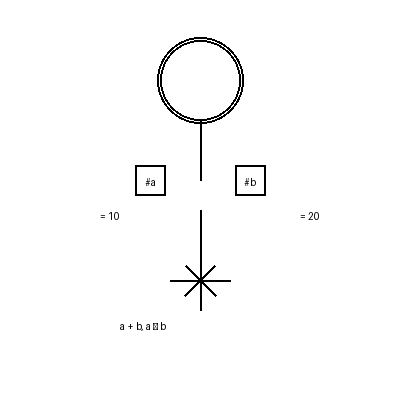
#> input picture examples/images/calculator.png, 400 x 400 px
$ python -i image_recognition.py   (imports and definitions only)
#> lines starting #> are read from the running program, lines starting #| are printed output that depends on the picture; after the words box and inside, x2 and y2 are one past the last pixel; in counts of white or black regions, pixels touching at a corner belong together
"""Image recognition module for Grimoire - Detects symbols from magic circle images"""

import cv2
import numpy as np
from typing import List, Tuple, Dict, Optional, Any
from dataclasses import dataclass
from enum import Enum
import math
from .advanced_recognition import AdvancedPatternDetector, PatternInfo


class SymbolType(Enum):
    """Types of symbols that can be detected"""
    # Structure elements
    OUTER_CIRCLE = "outer_circle"
    CIRCLE = "circle"
    DOUBLE_CIRCLE = "double_circle"
    SQUARE = "square"
    TRIANGLE = "triangle"
    PENTAGON = "pentagon"
    HEXAGON = "hexagon"
    STAR = "star"
    SIX_POINTED_STAR = "six_pointed_star"  # 六芒星（ダビデの星）
    EIGHT_POINTED_STAR = "eight_pointed_star"  # 八芒星

    # Operators
    CONVERGENCE = "convergence"  # ⟐ (加算)
    DIVERGENCE = "divergence"    # ⟑ (減算)
    AMPLIFICATION = "amplification"  # ✦ (乗算)
    DISTRIBUTION = "distribution"    # ⟠ (除算)
    TRANSFER = "transfer"        # ⟷ (代入)
    SEAL = "seal"                # ⊗ (定数)
    CIRCULATION = "circulation"  # ⟳ (ループ)

    # Comparison operators
    EQUAL = "equal"              # ⟨⟩
    NOT_EQUAL = "not_equal"      # ⟨≠⟩
    LESS_THAN = "less_than"      # ⟨<⟩
    GREATER_THAN = "greater_than" # ⟨>⟩
    LESS_EQUAL = "less_equal"    # ⟨≤⟩
    GREATER_EQUAL = "greater_equal" # ⟨≥⟩

    # Logical operators
    LOGICAL_AND = "logical_and"  # ⊕
    LOGICAL_OR = "logical_or"    # ⊖
    LOGICAL_NOT = "logical_not"  # ⊗
    LOGICAL_XOR = "logical_xor"  # ⊙

    # Data types (patterns inside shapes)
    DOT = "dot"
    DOUBLE_DOT = "double_dot"
    LINES = "lines"
    HALF_CIRCLE = "half_circle"

    # Special symbols
    CONNECTION = "connection"
    ARROW = "arrow"
    LOOP_BACK = "loop_back"


@dataclass
class Symbol:
    """Represents a detected symbol"""
    type: SymbolType
    position: Tuple[int, int]  # (x, y)
    size: float
    confidence: float
    properties: Dict[str, Any]  # Additional properties like pattern, connections


@dataclass
class Connection:
    """Represents a connection between symbols"""
    from_symbol: Symbol
    to_symbol: Symbol
    connection_type: str  # "solid", "dashed", "curved", "double", "wavy", "loop"
    properties: Dict[str, Any] = None  # Additional properties like thickness, color

    def __post_init__(self):
        if self.properties is None:
            self.properties = {}


class MagicCircleDetector:
    """Detects and analyzes magic circles from images"""

    def __init__(self):
        self.min_contour_area = 100
        self.circle_threshold = 0.80  # Threshold for circle detection
        self.symbols: List[Symbol] = []
        self.connections: List[Connection] = []
        self.pattern_detector = AdvancedPatternDetector()

    def detect_symbols(self, image_path: str) -> Tuple[List[Symbol], List[Connection]]:
        """Main detection function"""
#> called with image_path = '../../examples/images/calculator.png'
        # Load image
        img = cv2.imread(image_path)
#> img is the input picture: shape (400, 400, 3); min 0, max 255, mean 251.4
        if img is None:
            raise ValueError(f"Cannot load image: {image_path}")

        # Preprocess
        gray = cv2.cvtColor(img, cv2.COLOR_BGR2GRAY)
        binary = self._preprocess_image(gray)

        # Detect outer circle first (required)
        outer_circle = self._detect_outer_circle(binary)
        if outer_circle is None:
            raise ValueError("No outer circle detected. All Grimoire programs must be enclosed in a magic circle.")

        self.symbols = [outer_circle]

        # Detect other symbols within the outer circle
        self._detect_circles(binary, outer_circle)
        self._detect_polygons(binary, outer_circle)
        self._detect_stars(binary, outer_circle)
        self._detect_six_pointed_stars(binary, outer_circle)
        self._detect_eight_pointed_stars(binary, outer_circle)
        self._detect_operators(binary, outer_circle)
        self._detect_comparison_operators(binary, outer_circle)
        self._detect_logical_operators(binary, outer_circle)
        self._detect_connections(binary)

        return self.symbols, self.connections

    def _preprocess_image(self, gray: np.ndarray) -> np.ndarray:
        """Preprocess image for better detection"""
        # Apply Gaussian blur to reduce noise
        blurred = cv2.GaussianBlur(gray, (5, 5), 0)
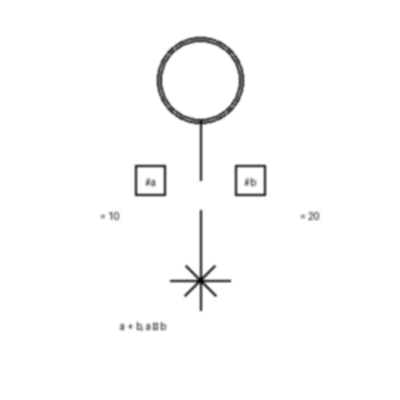
#> blurred: shape (400, 400); min 0, max 255, mean 251.4

        # Apply adaptive threshold
        binary = cv2.adaptiveThreshold(
            blurred, 255, cv2.ADAPTIVE_THRESH_GAUSSIAN_C,
            cv2.THRESH_BINARY_INV, 11, 2
        )
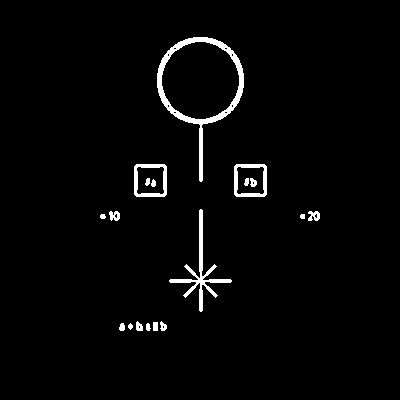
#> binary: shape (400, 400); 2.5% white; 18 white regions, largest, box (x1, y1, x2, y2) and area: (157, 37, 244, 182) 1648, (169, 209, 232, 312) 835, (134, 164, 167, 197) 428

        # Morphological operations to clean up
        kernel = np.ones((3, 3), np.uint8)
        binary = cv2.morphologyEx(binary, cv2.MORPH_CLOSE, kernel)
#> binary: shape (400, 400); 2.5% white; 14 white regions, largest, box (x1, y1, x2, y2) and area: (157, 37, 244, 182) 1664, (169, 209, 232, 312) 855, (134, 164, 167, 197) 428
        binary = cv2.morphologyEx(binary, cv2.MORPH_OPEN, kernel)
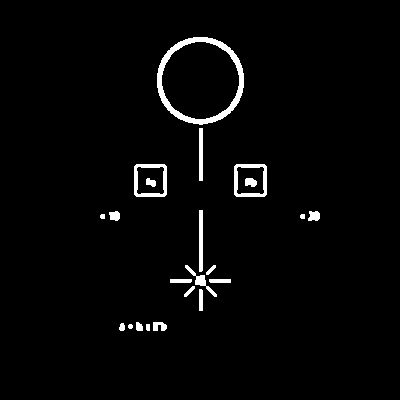
#> binary: shape (400, 400); 2.5% white; 22 white regions

        return binary

    def _detect_outer_circle(self, binary: np.ndarray) -> Optional[Symbol]:
        """Detect the outer circle (magic circle boundary)"""
        # Find contours
        contours, _ = cv2.findContours(binary, cv2.RETR_EXTERNAL, cv2.CHAIN_APPROX_SIMPLE)
#> contours = 20 contours, 4 with area under 20; largest, box (x1, y1, x2, y2) and area: (157, 37, 244, 125) 5914, (234, 164, 267, 197) 1016, (134, 164, 167, 197) 1016, (199, 210, 203, 272) 182, (199, 128, 203, 181) 156

        # Find the largest circular contour
        for contour in sorted(contours, key=cv2.contourArea, reverse=True):
            area = cv2.contourArea(contour)
            if area < self.min_contour_area:
                continue

            # Check if it's circular
            perimeter = cv2.arcLength(contour, True)
            circularity = 4 * np.pi * area / (perimeter * perimeter)

            if circularity > self.circle_threshold:
                # Get circle parameters
                (x, y), radius = cv2.minEnclosingCircle(contour)

                # Additional check for aspect ratio to reject ellipses
                rect = cv2.minAreaRect(contour)
                width, height = rect[1]
                if width > 0 and height > 0:
                    aspect_ratio = max(width, height) / min(width, height)
                    if aspect_ratio > 1.2:  # Reject if too elliptical
                        continue

                # Check if it's near the image edges (outer circle)
                h, w = binary.shape
                margin = min(w, h) * 0.2  # Increased margin tolerance
                # Also check if it's the largest circle found
                if radius > min(w, h) * 0.3:  # At least 30% of image size

                    return Symbol(
                        type=SymbolType.OUTER_CIRCLE,
                        position=(int(x), int(y)),
                        size=radius,
                        confidence=circularity,
                        properties={"is_double": self._is_double_circle(binary, x, y, radius)}
                    )
#> this loop made 20 passes
#> (area, perimeter, circularity, x, y, radius, rect, width) on passes 1 to 3: (5914, 290.9, 0.878, 200, 80.06, 43.98, ((200, 80.5), (87, 86), -90), 87), (1016, 123.3, 0.84, 250, 180, 21.26, ((250, 180), (32, 32), -90), 32), (1016, 123.3, 0.84, 150, 180, 21.26, ((150, 180), (32, 32), -90), 32)
#> area on passes 7 to 12: 79.5, 72.5, 70.5, 62.5, 62.5, 62.5

        return None

    # [829 lines left out: functions _is_double_circle, _detect_circles, _detect_polygons, _detect_stars, _detect_six_pointed_stars, _detect_eight_pointed_stars and 27 more, not called in this run]

#> (the run stopped early here; a loop or call above may not have finished)

$ run again, on examples/images/fibonacci.png
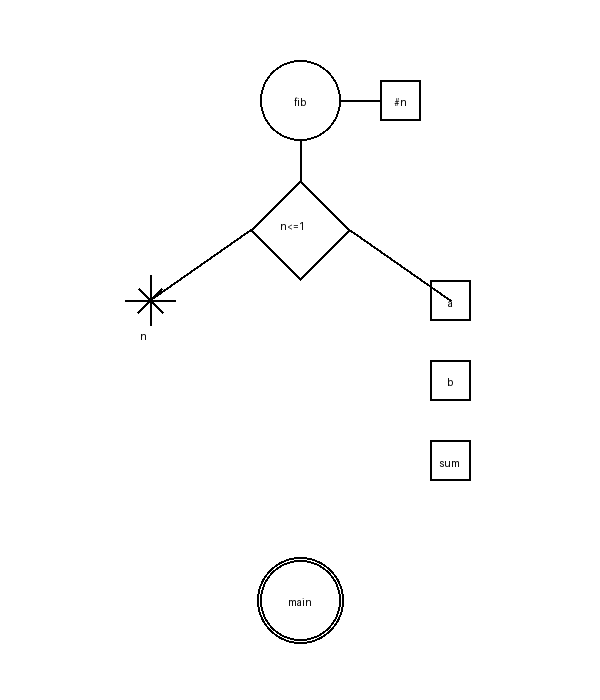
#> input picture examples/images/fibonacci.png, 600 x 700 px
#> in detect_symbols, img is the input picture: shape (700, 600, 3); min 0, max 255, mean 252.3
#> in _preprocess_image, `binary = cv2.adaptiveThreshold( blurred, 255, cv2.ADAPTIVE_THRESH_GAUS..`:
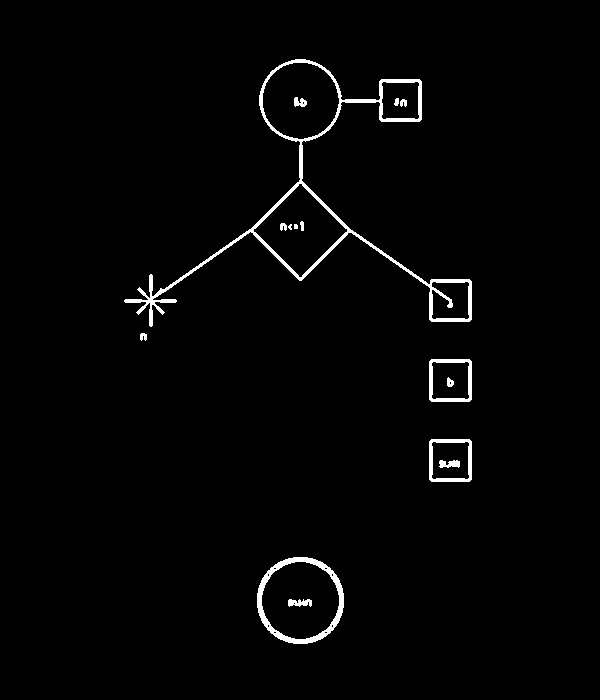
#> binary: shape (700, 600); 1.8% white; 15 white regions (2 under 20 px), largest, box (x1, y1, x2, y2) and area: (124, 59, 472, 327) 4449, (257, 557, 344, 644) 1424, (429, 359, 472, 402) 588
#> in _preprocess_image, `binary = cv2.morphologyEx(binary, cv2.MORPH_OPEN, kernel)`:
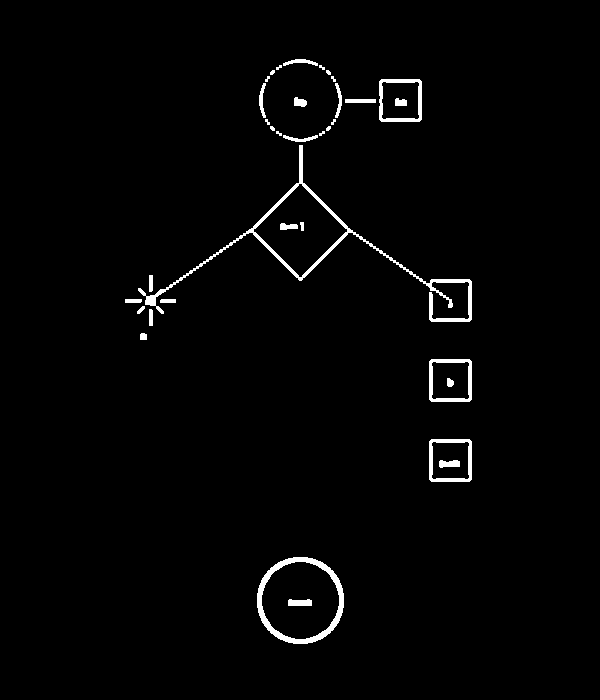
#> binary: shape (700, 600); 1.8% white; 35 white regions (12 under 20 px)
#> contours = 29 contours, 12 with area under 20; largest, box (x1, y1, x2, y2) and area: (138, 145, 472, 322) 6254, (257, 557, 344, 644) 5910, (429, 439, 472, 482) 1756, (429, 359, 472, 402) 1756, (379, 79, 422, 122) 1750
#> the loop in _detect_outer_circle, `for contour in sorted(contours, key=cv2.contourArea, reverse=True):` made 29 passes
#> (area, perimeter, circularity, x, y, radius, rect, width) on passes 2 to 5: (5910, 290.1, 0.882, 300, 600, 43.93, ((300, 600), (86, 86), -90), 86), (1756, 163.3, 0.827, 450, 460, 28.32, ((450, 460), (42, 42), -90), 42), (1756, 163.3, 0.827, 450, 380, 28.32, ((450, 380), (42, 42), -90), 42), (1750, 165, 0.808, 400, 100, 28.32, ((400, 100), (42, 42), -90), 42)

$ run again, on examples/images/loop.png
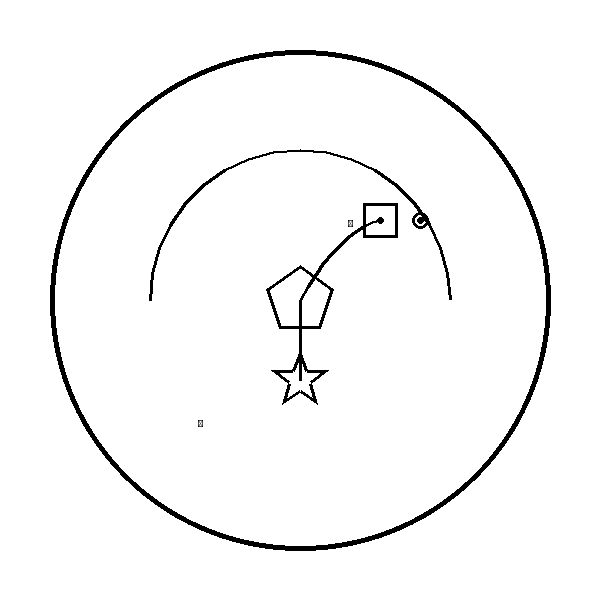
#> input picture examples/images/loop.png, 600 x 600 px
#> in detect_symbols, img is the input picture: shape (600, 600, 3); min 0, max 255, mean 247.1
#> in _preprocess_image, `binary = cv2.adaptiveThreshold( blurred, 255, cv2.ADAPTIVE_THRESH_GAUS..`:
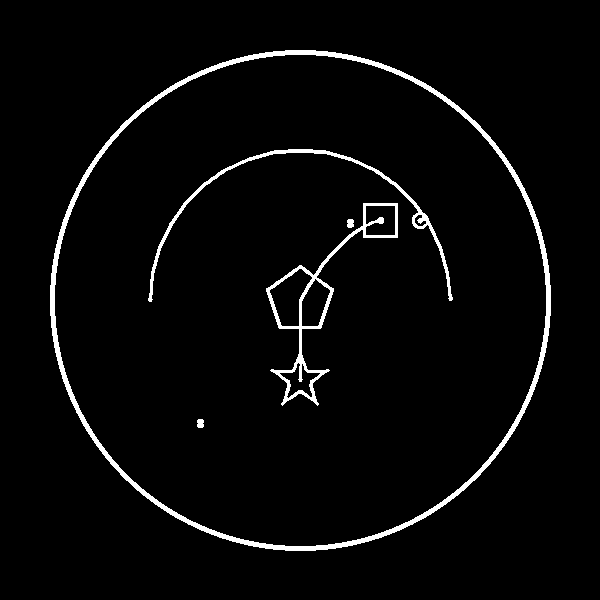
#> binary: shape (600, 600); 3.3% white; 5 white regions, box (x1, y1, x2, y2) and area: (50, 50, 551, 551) 7604, (266, 203, 398, 406) 2303, (148, 149, 453, 302) 1789, (197, 419, 204, 428) 57, (347, 219, 354, 228) 56
#> in _detect_outer_circle, `contours, _ = cv2.findContours(binary, cv2.RETR_EXTERNAL, cv2.CHAIN_AP..`: contours = 1 contour; box (x1, y1, x2, y2) and area: (50, 50, 551, 551) 196336
#> the loop in _detect_outer_circle, `for contour in sorted(contours, key=cv2.contourArea, reverse=True):` made 1 pass
#> (area, perimeter, circularity, x, y, radius, rect, width) on pass 1: (196336, 1657.9, 0.898, 300, 300, 250.5, ((300, 300), (500, 500), -90), 500)
#> in _detect_circles, `circles = cv2.HoughCircles( binary, cv2.HOUGH_GRADIENT, 1, 20, param1=..`: circles = [[283.5, 272.5, 120], [381.5, 317.5, 81], [300.5, 299.5, 29.3], [380.5, 296.5, 67.3], [428.5, 171.5, 68.9], [293.5, 221.5, 69.9], [380.5, 219.5, 18.2], [371.5, 267.5, 36.4], [323.5, 221.5, 30], [329.5, 270.5, 12.2]]
#> in _detect_circles, `circles = np.uint16(np.around(circles))`: circles = [[284, 272, 120], [382, 318, 81], [300, 300, 29], [380, 296, 67], [428, 172, 69], [294, 222, 70], [380, 220, 18], [372, 268, 36], [324, 222, 30], [330, 270, 12]]
#> the loop in _detect_circles, `for circle in circles[0]:` made 10 passes
#> after the loop in _detect_circles, `for circle in circles[0]:`: self.symbols = 11 items
#> in _detect_polygons, `contours, _ = cv2.findContours(binary, cv2.RETR_TREE, cv2.CHAIN_APPROX..`: contours = 13 contours, 2 with area under 20; largest, box (x1, y1, x2, y2) and area: (50, 50, 551, 551) 196336, (54, 54, 547, 547) 190136, (266, 203, 398, 403) 5422, (148, 149, 453, 302) 1414, (269, 268, 312, 327) 1394
#> the loop in _detect_polygons, `for contour in contours:` made 13 passes
#> after the loop in _detect_polygons, `for contour in contours:`: self.symbols = 16 items
#> the loop in _detect_stars, `for contour in contours:` made 13 passes
#> after the loop in _detect_stars, `for contour in contours:`: detected_positions = 6 items; self.symbols = 22 items
#> the loop in _detect_six_pointed_stars, `for contour in contours:` made 13 passes
#> after the loop in _detect_six_pointed_stars, `for contour in contours:`: self.symbols = 23 items
#> the loop in _detect_eight_pointed_stars, `for contour in contours:` made 13 passes
#> after the loop in _detect_eight_pointed_stars, `for contour in contours:`: self.symbols = 24 items
#> the loop in _detect_operators, `for contour in contours:` made 13 passes
#> the loop in _detect_comparison_operators, `for contour in contours:` made 13 passes
#> the loop in _detect_logical_operators, `for contour in contours:` made 13 passes
#> in _detect_connections, `edges = cv2.Canny(binary, 30, 100)`:
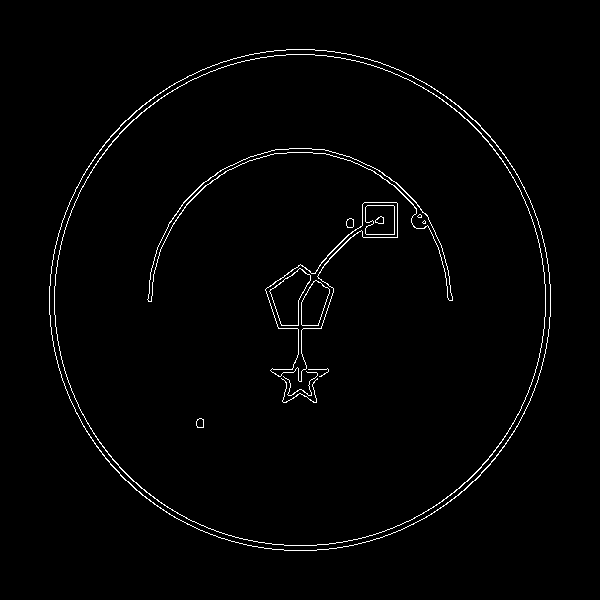
#> edges: shape (600, 600); 1.6% white in thin lines or dots, all inside (x1, y1, x2, y2) = (49, 49, 551, 551)
#> the loop in _detect_connections, `for line in lines:` made 103 passes

$ run again, on examples/images/parallel.png
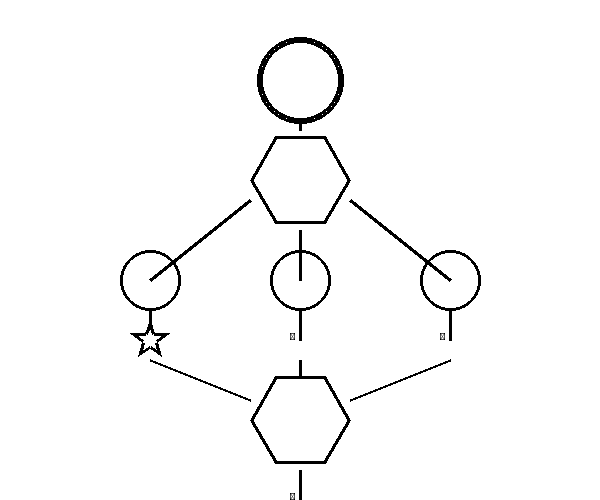
#> input picture examples/images/parallel.png, 600 x 500 px
#> in detect_symbols, img is the input picture: shape (500, 600, 3); min 0, max 255, mean 249
#> in _preprocess_image, `blurred = cv2.GaussianBlur(gray, (5, 5), 0)`:
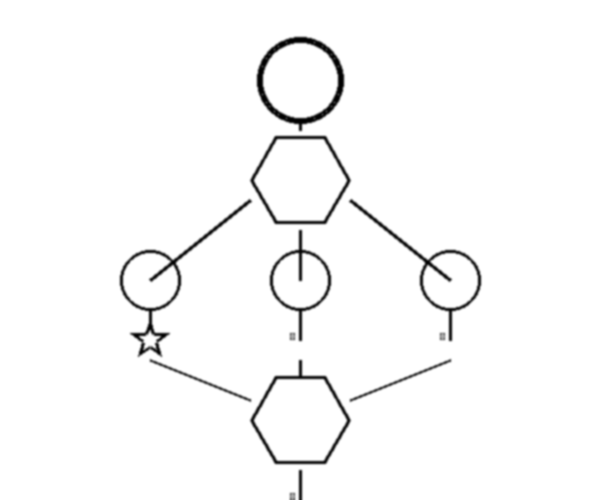
#> blurred: shape (500, 600); min 0, max 255, mean 249
#> in _preprocess_image, `binary = cv2.adaptiveThreshold( blurred, 255, cv2.ADAPTIVE_THRESH_GAUS..`:
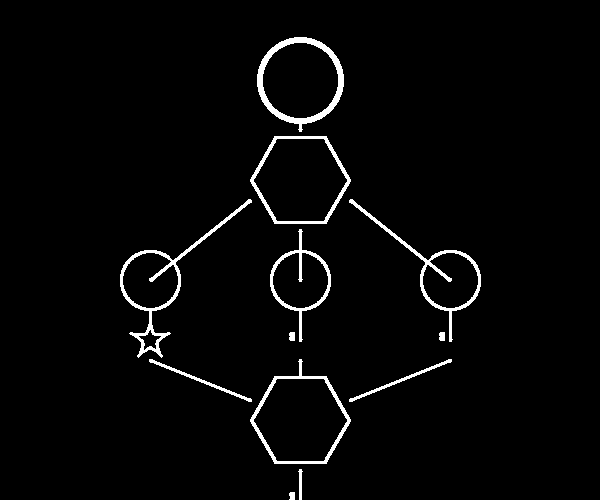
#> binary: shape (500, 600); 2.7% white; 12 white regions, largest, box (x1, y1, x2, y2) and area: (257, 37, 344, 132) 1538, (120, 199, 252, 358) 1508, (349, 199, 481, 342) 1185
#> contours = 12 contours; largest, box (x1, y1, x2, y2) and area: (250, 359, 351, 464) 6635, (250, 136, 351, 224) 6600, (257, 37, 344, 132) 5835, (120, 199, 252, 355) 3669, (349, 199, 481, 342) 3228
#> the loop in _detect_outer_circle, `for contour in sorted(contours, key=cv2.contourArea, reverse=True):` made 12 passes
#> (area, perimeter, circularity, x, y, radius, rect, width) on passes 2 to 3: (6600, 317.8, 0.821, 300, 179.5, 50.68, ((300, 179.5), (87, 100), -90), 87), (5835, 300.2, 0.813, 300, 83.81, 47.2, ((300, 80), (86.27, 86.27), -45), 86.27)
